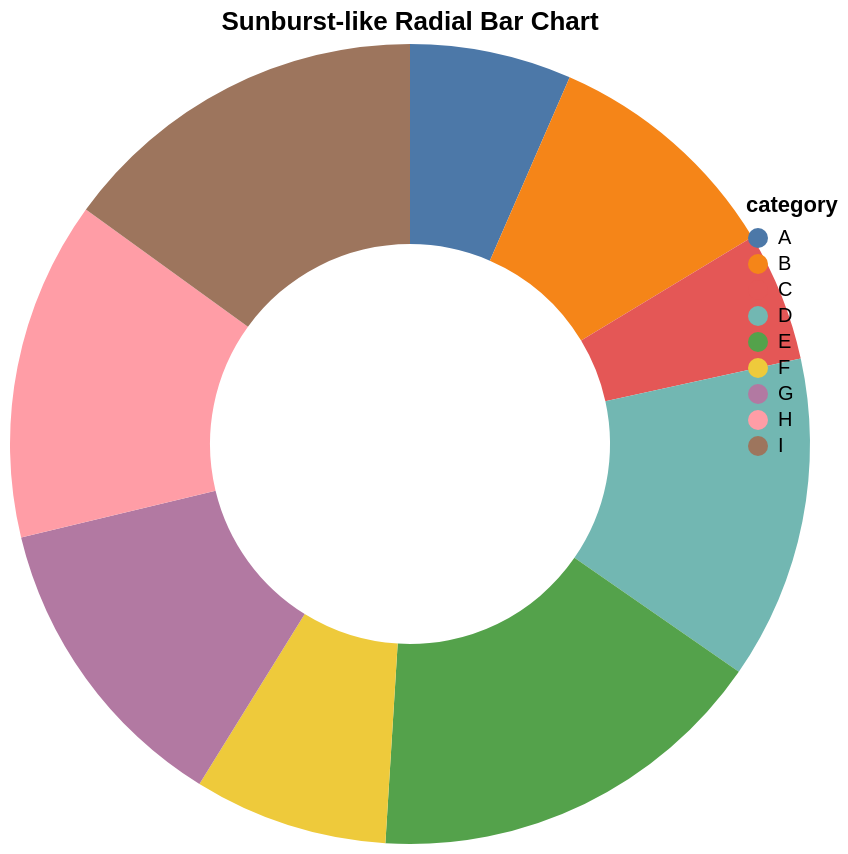

Vega-Lite specification for this chart:
### Vega-Lite specification from a JSON file in a GitHub repository (floating-point values rounded to 4 significant figures)
{"$schema": "https://vega.github.io/schema/vega-lite/v5.20.1.json", "config": {"view": {"continuousHeight": 300, "continuousWidth": 300}}, "data": {"name": "data-7236977939362759d3deb27d6bb3940b"}, "datasets": {"data-7236977939362759d3deb27d6bb3940b": [{"category": "A", "month": "Jan", "sales": 3, "value": 10}, {"category": "B", "month": "Feb", "sales": 7, "value": 15}, {"category": "C", "month": "Mar", "sales": 5, "value": 8}, {"category": "D", "month": "Apr", "sales": 10, "value": 20}, {"category": "E", "month": "May", "sales": 8, "value": 25}, {"category": "F", "month": "Jun", "sales": 7, "value": 12}, {"category": "G", "month": "Jul", "sales": 11, "value": 19}, {"category": "H", "month": "Aug", "sales": 9, "value": 21}, {"category": "I", "month": "Sep", "sales": 10, "value": 23}]}, "encoding": {"color": {"field": "category", "type": "nominal"}, "theta": {"field": "value", "type": "quantitative"}}, "height": 250, "mark": {"innerRadius": 100, "outerRadius": 200, "type": "arc"}, "title": "Sunburst-like Radial Bar Chart", "width": "container"}
